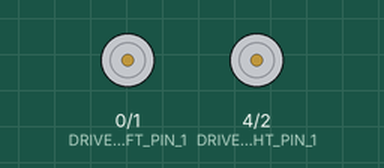
A sketch run on a simulated Arduino Uno, built with avr-gcc and run on an emulated ATmega328P. Shown: motor-driver pin pairs drawn as motors (green arrow = first pin HIGH = forward, orange = second pin HIGH = backward, longer = more drive).

Above: at 0.05 s.
At 5.1 s:
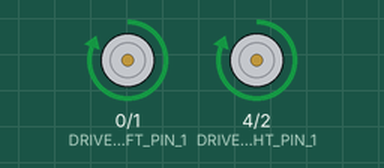
At 15.2 s:
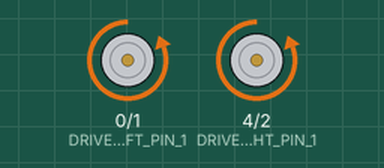
Timing chart, 0 to 26.3 s (numbered marks = the images above):
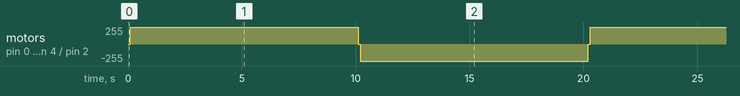

The sketch:

simple_motor.ino
```cpp
const int turret_motor_pins[] = {7, 8};

#define DRIVE_LEFT_PIN_1 0
#define DRIVE_LEFT_PIN_2 1
#define DRIVE_RIGHT_PIN_1 4
#define DRIVE_RIGHT_PIN_2 2

void setup()
{
    pinMode(DRIVE_LEFT_PIN_1, OUTPUT);
    pinMode(DRIVE_LEFT_PIN_2, OUTPUT);
    pinMode(DRIVE_RIGHT_PIN_1, OUTPUT);
    pinMode(DRIVE_RIGHT_PIN_2, OUTPUT);
}

void loop()
{
    digitalWrite(DRIVE_LEFT_PIN_1, LOW);
    digitalWrite(DRIVE_LEFT_PIN_2, LOW);
    digitalWrite(DRIVE_RIGHT_PIN_1, LOW);
    digitalWrite(DRIVE_RIGHT_PIN_2, LOW);
    delay(100);
    digitalWrite(DRIVE_LEFT_PIN_1, HIGH);
    digitalWrite(DRIVE_LEFT_PIN_2, LOW);
    digitalWrite(DRIVE_RIGHT_PIN_1, HIGH);
    digitalWrite(DRIVE_RIGHT_PIN_2, LOW);
    delay(10000);
    digitalWrite(DRIVE_LEFT_PIN_1, LOW);
    digitalWrite(DRIVE_LEFT_PIN_2, LOW);
    digitalWrite(DRIVE_RIGHT_PIN_1, LOW);
    digitalWrite(DRIVE_RIGHT_PIN_2, LOW);
    delay(100);
    digitalWrite(DRIVE_LEFT_PIN_1, LOW);
    digitalWrite(DRIVE_LEFT_PIN_2, HIGH);
    digitalWrite(DRIVE_RIGHT_PIN_1, LOW);
    digitalWrite(DRIVE_RIGHT_PIN_2, HIGH);
    delay(10000);

}
```

Measured:
- by itself, motor on pin 0 (DRIVE_LEFT_PIN_1) / pin 1 (DRIVE_LEFT_PIN_2), motor on pin 4 (DRIVE_RIGHT_PIN_1) / pin 2 (DRIVE_RIGHT_PIN_2): repeats every 20.2 s: stopped 0.10 s, backward 255/255 10.0 s, stopped 0.10 s, forward 255/255 10.0 s
